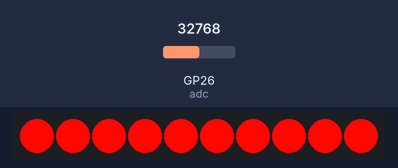
Recording of a program running on a simulated Raspberry Pi Pico running MicroPython. On the bench: 10 RGB LEDs in strip order, left to right. The inputs (shaded band) are chosen by the test bench; at power-on: GP26 (adc) = 32768 (analog values on the 0–65535 scale).

Above: at 1.2 s.
1.3 s: GP26 (adc) set to 45874
At 1.9 s:
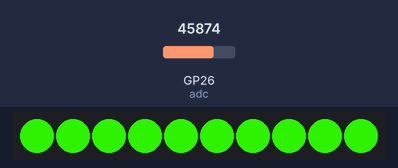
2.8 s: GP26 (adc) set to 57670
4.3 s: GP26 (adc) set to 32767
At 5.1 s:
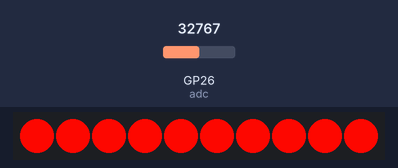
Timing chart, 0 to 7.3 s (numbered marks = the images above; inputs shaded):
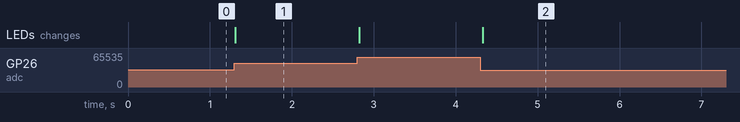

The program:

rgb_led_control_by_potentiometer.py
```python
import machine
import utime
from neopixel import NeoPixel

# Define the pin number for the potentiometer
adc = machine.ADC(machine.Pin(26))

# Define the pin number for the Neopixel data pin
neopixel_pin = machine.Pin(11, machine.Pin.OUT)

# Define the number of Neopixels in the strip
num_pixels = 10

# Initialize the Neopixel strip
neopixels = NeoPixel(neopixel_pin, num_pixels)

# Function to set the color of the Neopixels based on the potentiometer value
def set_neopixel_color(pot_value):
    # Scale the potentiometer value to the range of 0-255
    pot_value_scaled = int(pot_value / 4095 * 255)

    # Set the color of the Neopixels
    for i in range(num_pixels):
        neopixels[i] = (pot_value_scaled, 255 - pot_value_scaled, 0)  # Red and Blue channels based on potentiometer value
    neopixels.write()

# Main loop
while True:
    # Read the potentiometer value
    pot_value = adc.read_u16()

    # Set the color of the Neopixels based on the potentiometer value
    set_neopixel_color(pot_value)

    # Add additional code logic or delays here if needed
    utime.sleep(0.1)  # Small delay
```

Measured:
- after the input at 1.3 s, the LEDs: change at once (image 1)
- after the input at 4.3 s, the LEDs: change at once (image 2)
